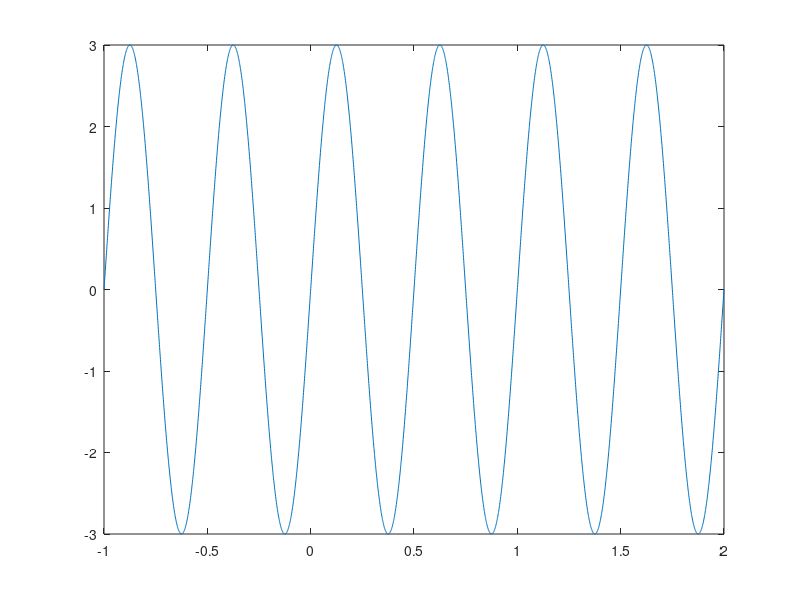

Reproduce this figure in MATLAB.
t = linspace(-1, 2, 3000);

% function y_value = sinyal(t)
%     y_value = 3 * sin(4 * pi * t);
% end
% 
% y = sinyal(t);

y = 3 * sin(4 * pi * t);
plot(t, y);

% saveas(gcf, 'saved/02-sinus.png');